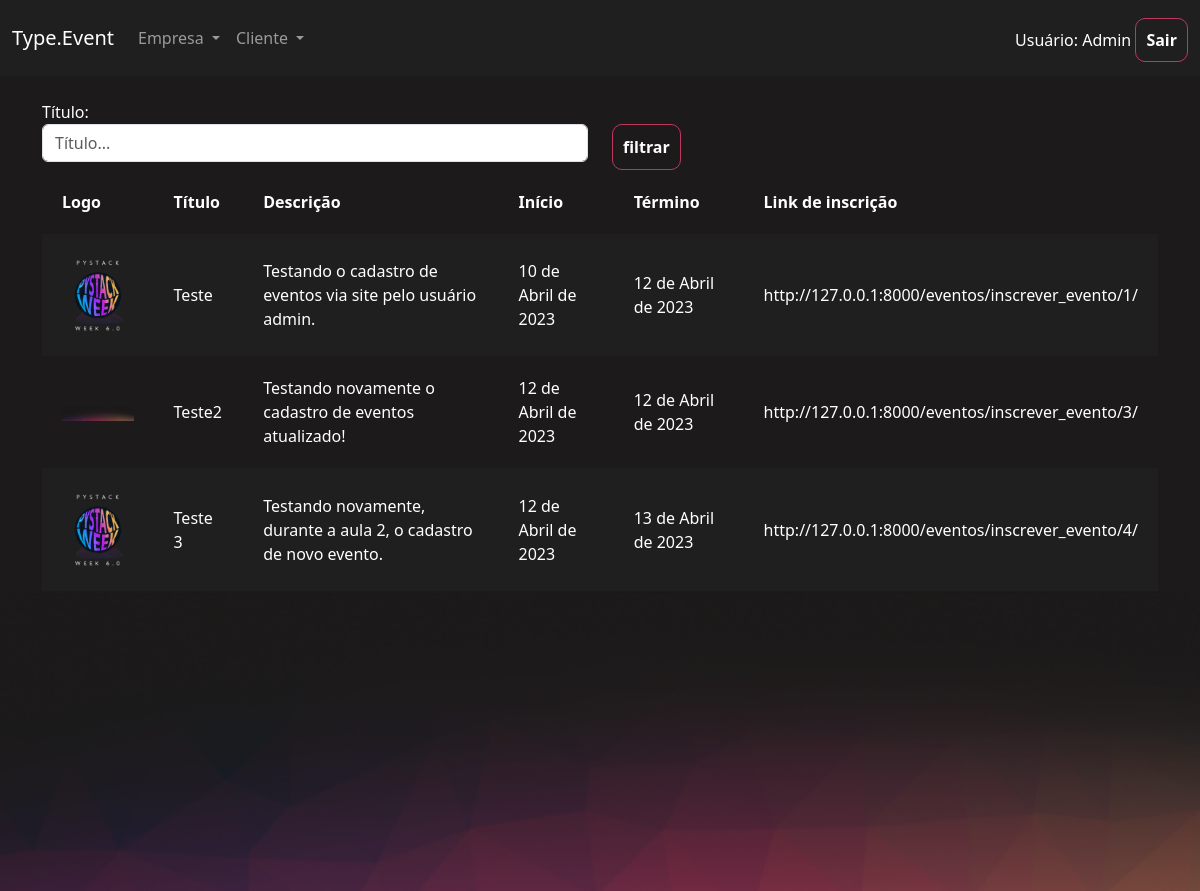
The page /eventos/gerenciar_evento/ (signed in) on the database its author committed.
### eventos/models.py (models this page shows, shortened)
class Evento(models.Model):
    criador = models.ForeignKey(User, on_delete=models.DO_NOTHING, null=True, blank=True)
    nome = models.CharField(max_length=200)
    descricao = models.TextField()
    data_inicio = models.DateField()
    data_termino = models.DateField()
    carga_horaria = models.BigIntegerField()
    logo = models.ImageField(upload_to='logos')
    participantes = models.ManyToManyField(User, related_name="evento_participante",null=True, blank=True)
    cor_principal = models.CharField(max_length=7)
    cor_secundaria = models.CharField(max_length=7)
    cor_fundo = models.CharField(max_length=7)

### eventos/views.py (the view)
# urls.py: path('gerenciar_evento/', views.gerenciar_evento, name="gerenciar_evento"),
@login_required
def gerenciar_evento(request):
    if request.method=="GET":
        nome = request.GET.get('nome')
        eventos = Evento.objects.filter(criador=request.user)
        if nome:
            eventos = eventos.filter(nome__contains=nome)
        return render(request, 'gerenciar_evento.html', {'eventos':eventos})

### eventos/templates/gerenciar_evento.html (shortened to what this page needs)
{% extends "bases/base_evento.html" %}
{% load static %}
{% block 'importacoes' %}
    <link href="{% static 'evento/css/gerenciar_evento.css' %}" rel="stylesheet">
{% endblock %}
{% block 'conteudo' %}
    <div class="container">
        <br>
        <div class="row">
            <div class="col-md">
                <form action="{% url 'gerenciar_evento' %}" method="GET">
                <label>Título: </label>
                <input type="text" placeholder="Título..." class="form-control" name="nome">
            </div>
            <div class="col-md">
                <br>
                <input type="submit" class="btn-principal" value="filtrar">
            </div>
        </div>
        <table>
            <tr>
                <th>Logo</th>
                <th>Título</th>
                <th>Descrição</th>
                <th>Início</th>
                <th>Término</th>
                <th>Link de inscrição</th>
            </tr>
            {%for evento in eventos%}
            <tr class="{% cycle 'linha' 'linha2' %}">
                <td width="10%"><a href="{% url 'participantes_evento' evento.id %}"><img width="100%" src="/media/{{evento.logo}}"></a></td>
                <td>{{evento.nome}}</td>
                <td>{{evento.descricao}}</td>
                <td>{{evento.data_inicio}}</td>
                <td>{{evento.data_termino}}</td>
                <td>
                    http://127.0.0.1:8000/eventos/inscrever_evento/{{evento.id}}/
                </td>
            </tr>
            {%endfor%}
        </table>
    </div>
{% endblock %}

### templates/bases/base_evento.html (shortened to what this page needs)
{% extends 'bases/base.html' %}
{% load static %}
{% block 'head' %}
    {% block 'importacoes' %}{% endblock %}
    <link href="{% static 'evento/css/evento.css' %}" rel="stylesheet">
    <link href="{% static 'usuarios/css/usuarios.css' %}" rel="stylesheet">
{% endblock %}
{% block 'body' %}
    <nav class="navbar navbar-expand-lg bg-body-tertiary navbar-color" data-bs-theme="dark">
        <div class="container-fluid">
            <a class="navbar-brand" href="#">Type.Event</a>
              <div class="collapse navbar-collapse" id="navbarNavDropdown">
            <ul class="navbar-nav">
                <li class="nav-item dropdown">
                    <a class="nav-link dropdown-toggle" href="#" role="button" data-bs-toggle="dropdown" aria-expanded="false">
                        Empresa
                    </a>
                </li>
                <li class="nav-item dropdown">
                    <a class="nav-link dropdown-toggle" href="#" role="button" data-bs-toggle="dropdown" aria-expanded="false">
                        Cliente
                    </a>
                </li>
            </ul>
            </div>
            <div>
                <p style="text-transform: capitalize; text-align: right; margin-top: 20px;">Usuário: {{ request.user.username }}    <a href="{% url 'sair' %}" style="text-decoration: none" class="btn-principal">Sair</a></p>
            </div>
        </div>
    </nav>
    <div style="min-height: 60vh">
        {% block 'conteudo' %}
        {% endblock %}
    </div>
    <div class="fundo-pagina">
    </div>
{% endblock %}

### templates/bases/base.html (shortened to what this page needs)
{% load static %}
<!doctype html>
<html lang="en">
  <head>
    <link href="{% static 'geral/css/base.css'%}" rel="stylesheet">
    <link href="https://cdn.jsdelivr.net/npm/bootstrap@5.3.0-alpha1/dist/css/bootstrap.min.css" rel="stylesheet">
    {% block 'head' %}{% endblock %}
  </head>
  <body>
    {% block 'body' %}{% endblock %}
  </body>
</html>

### templates/static/geral/css/base.css (style rules this page uses)
body { color: white !important; }
:root { --main-color: #201F1F; --dark-color: #1C1A1A; --contrast-color: #BE375F; --differential-color: #ED8554; }

### templates/static/evento/css/gerenciar_evento.css (style rules this page uses)
table { width: 100%; padding: 20px; }
.linha { height: 40px; background-color: var(--main-color); padding: 20px; }
td, th { padding: 20px; }

### templates/static/evento/css/evento.css (style rules this page uses)
.navbar-color { background-color: #201F1F !important; }
body { background-color: #1C1A1A; }
.fundo-pagina { background-image: url('/static/evento/img/fundo_pagina.png'); height: 300px; background-size: cover; }

### templates/static/usuarios/css/usuarios.css (style rules this page uses)
.btn-principal { background-color: transparent; border: 1px solid var(--contrast-color); color: white; padding: 10px; border-radius: 10px; font-weight: bold; }

### rows shown on the page
Evento: logo (picture), nome "Teste", descricao "Testando o cadastro de eventos via site pelo usuário admin.", data_inicio "10 de Abril de 2023", data_termino "12 de Abril de 2023", id "1"
Evento: logo (picture), nome "Teste2", descricao "Testando novamente o cadastro de eventos atualizado!", data_inicio "12 de Abril de 2023", data_termino "12 de Abril de 2023", id "3"
Evento: logo (picture), nome "Teste 3", descricao "Testando novamente, durante a aula 2, o cadastro de novo evento.", data_inicio "12 de Abril de 2023", data_termino "13 de Abril de 2023", id "4"

### other values the page prints
{{ request.user.username }} "Admin"
